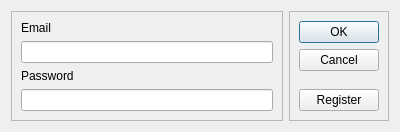
<?xml version="1.0" encoding="UTF-8"?>
<ui version="4.0">
 <class>LoginWindow</class>
 <widget class="QDialog" name="LoginWindow">
  <property name="geometry">
   <rect>
    <x>0</x>
    <y>0</y>
    <width>400</width>
    <height>132</height>
   </rect>
  </property>
  <property name="windowTitle">
   <string>Dialog</string>
  </property>
  <layout class="QGridLayout" name="gridLayout_2">
   <item row="0" column="0">
    <widget class="QFrame" name="frame">
     <property name="frameShape">
      <enum>QFrame::StyledPanel</enum>
     </property>
     <property name="frameShadow">
      <enum>QFrame::Raised</enum>
     </property>
     <layout class="QGridLayout" name="gridLayout">
      <item row="1" column="0">
       <widget class="QLineEdit" name="emailLine"/>
      </item>
      <item row="0" column="0">
       <widget class="QLabel" name="label">
        <property name="text">
         <string>Email</string>
        </property>
       </widget>
      </item>
      <item row="3" column="0">
       <widget class="QLineEdit" name="passwordLine"/>
      </item>
      <item row="2" column="0">
       <widget class="QLabel" name="label_2">
        <property name="text">
         <string>Password</string>
        </property>
       </widget>
      </item>
     </layout>
    </widget>
   </item>
   <item row="0" column="1">
    <widget class="QFrame" name="frame_2">
     <property name="frameShape">
      <enum>QFrame::StyledPanel</enum>
     </property>
     <property name="frameShadow">
      <enum>QFrame::Raised</enum>
     </property>
     <layout class="QVBoxLayout" name="verticalLayout">
      <item>
       <widget class="QDialogButtonBox" name="buttonBox">
        <property name="orientation">
         <enum>Qt::Vertical</enum>
        </property>
        <property name="standardButtons">
         <set>QDialogButtonBox::Cancel|QDialogButtonBox::Ok</set>
        </property>
       </widget>
      </item>
      <item>
       <widget class="QPushButton" name="registerButton">
        <property name="text">
         <string>Register</string>
        </property>
       </widget>
      </item>
     </layout>
    </widget>
   </item>
  </layout>
 </widget>
 <resources/>
 <connections>
  <connection>
   <sender>buttonBox</sender>
   <signal>accepted()</signal>
   <receiver>LoginWindow</receiver>
   <slot>accept()</slot>
   <hints>
    <hint type="sourcelabel">
     <x>248</x>
     <y>254</y>
    </hint>
    <hint type="destinationlabel">
     <x>157</x>
     <y>274</y>
    </hint>
   </hints>
  </connection>
  <connection>
   <sender>buttonBox</sender>
   <signal>rejected()</signal>
   <receiver>LoginWindow</receiver>
   <slot>reject()</slot>
   <hints>
    <hint type="sourcelabel">
     <x>316</x>
     <y>260</y>
    </hint>
    <hint type="destinationlabel">
     <x>286</x>
     <y>274</y>
    </hint>
   </hints>
  </connection>
 </connections>
</ui>
